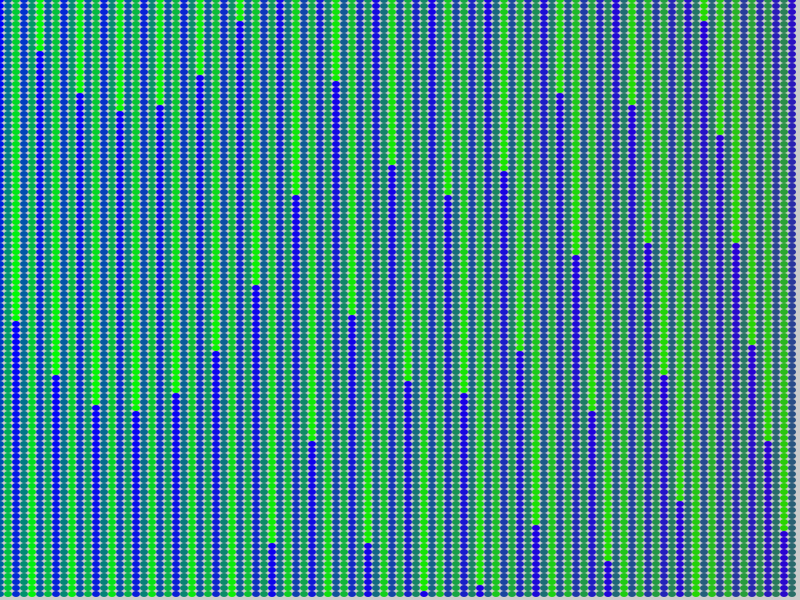
Frame 1 (no input)
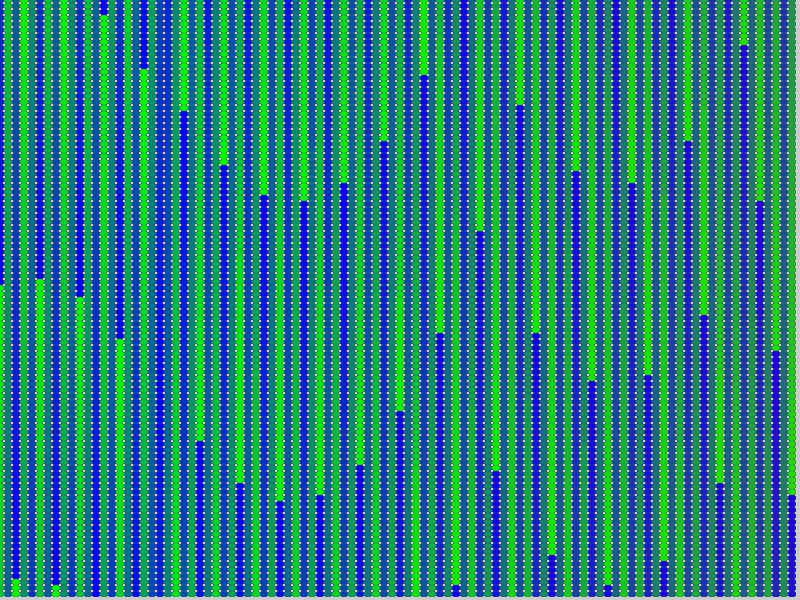
Frame 60 (the mouse pressed at the canvas centre just before this capture)
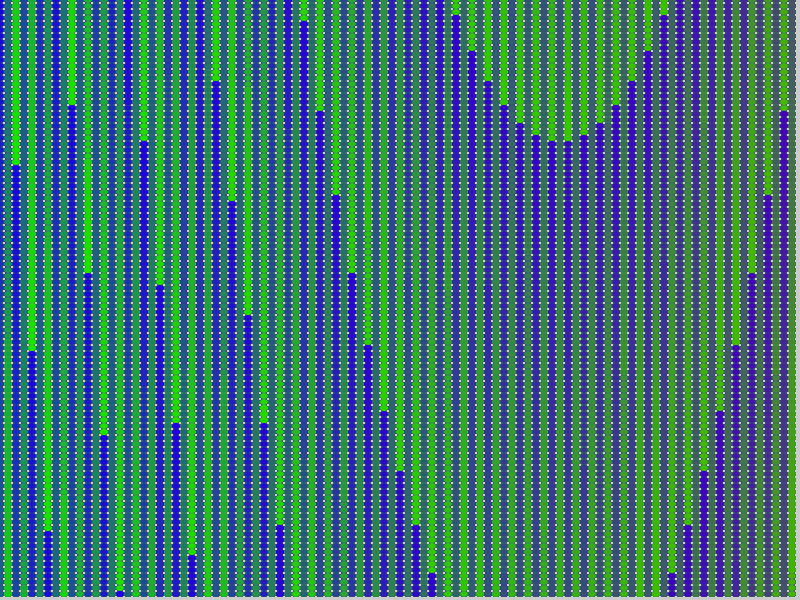
Frame 120 (the mouse held since frame 60 and released just before this capture)

The Processing sketch that drew these frames (run headless with seeded random() and noise(); from frame 60 on, the mouse is pressed at the canvas centre):

// Processing sketch: processing_62727
// ── processing_62727.pde

int w,h;
int indx = 0;
int [] r = new int[32893];
int [] g = new int[32893];
int [] b = new int[32893];
int suma = 0;
color micolor;


void setup()
{
  size(800,600);
  w = width; h = height;
  iniciar();
  noStroke(); smooth();
}

void iniciar()
{
  for(int rr = 0; rr < 255; rr++)
  {
    for( int gg = 0 ; gg < 255; gg++)
    {
      for( int bb = 0; bb < 255; bb++)
      {
        suma = (rr + gg + bb);
        if(suma == 255 && indx < 32894)
        {
          r[indx] = rr; g[indx] = gg; b[indx] = bb;
          
          indx++;
        }
        
      }// end for bb
    }// end for gg
  }// end for RR

}// end iniciar

int c = 0; boolean flag = true;

void draw()
{
  for( int x = 0; x < w; x+= int(w/90))
  {
   for( int y = 0; y < h; y+= int(h/90))
   {
     fill(color( r[c],g[c],b[c]));
     ellipse(x,y,w/90,h/90);
     if(flag == true)
      { c++;}
     if ( c >= 32893) { flag = false; }
     if (flag == false)
     { c--;}
     if ( c <= 0 )
      {flag = true;}
   }// end for y
 }// end for x 
 
}
